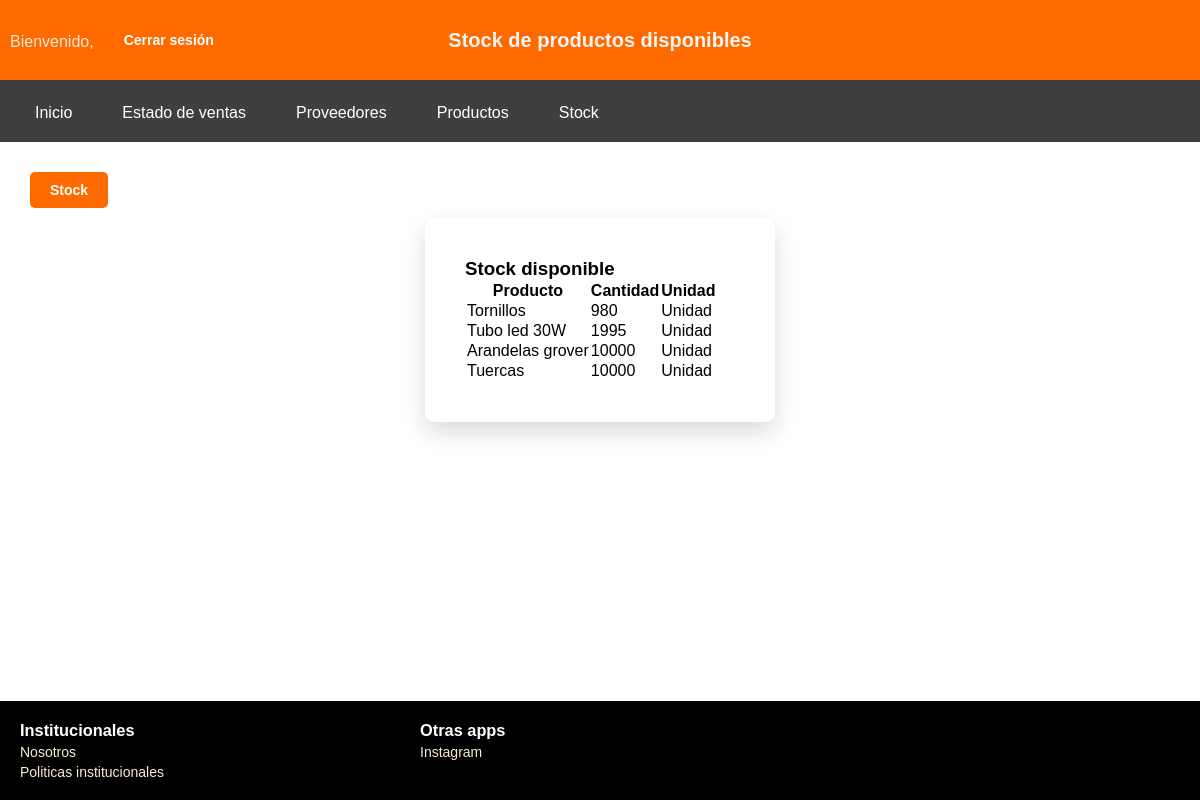
Page /proyecto/accounts/stock/ on the earlier database version.
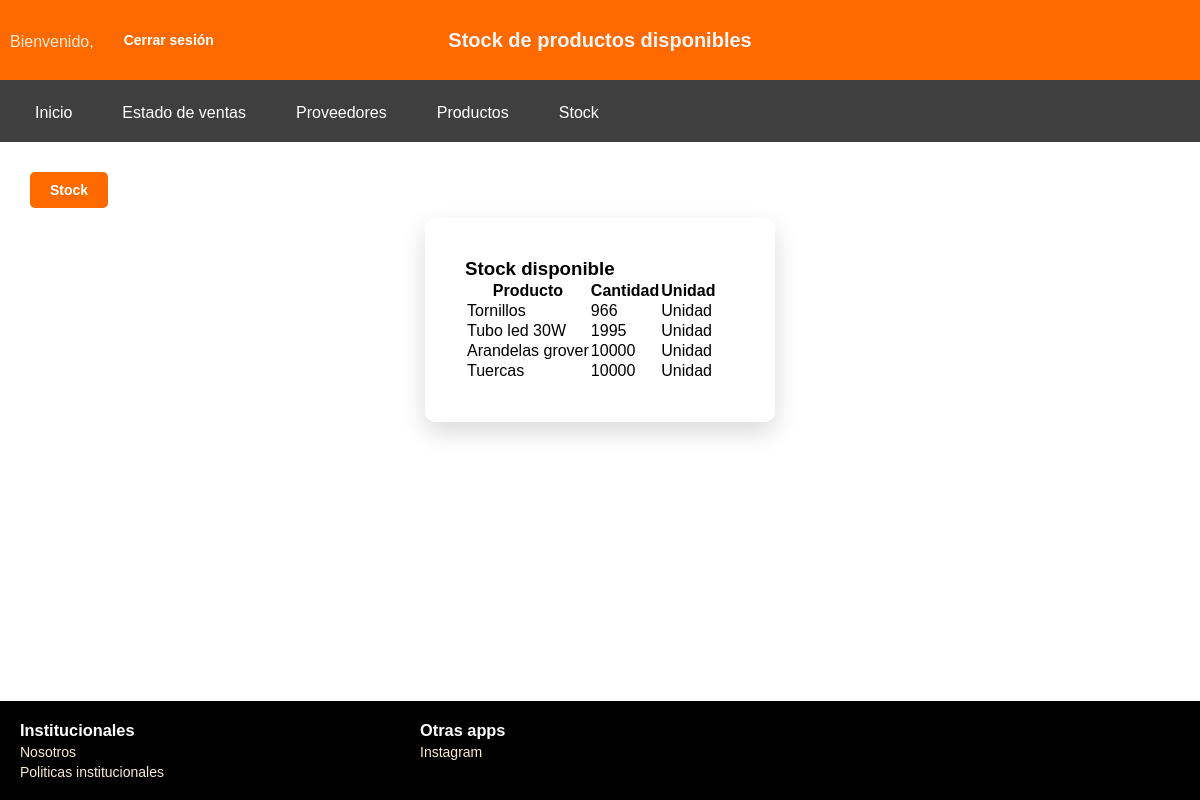
Same page on the later database version.
### accounts/models.py (models this page shows, shortened)
class Producto(models.Model):
    producto = models.CharField(max_length=100)
    cantidad = models.IntegerField()
    class Unidad(models.TextChoices):
        UNIDAD = "unidad", "Unidad"
        CAJA = "caja", "Caja"
        METRO = "metro", "Metro"
    unidad = models.CharField(max_length=20, choices=Unidad.choices)

### accounts/views.py (the view)
# urls.py: path('stock/',views.producto, name= "stock"),
def producto(request):
    mensaje_error = None
    if request.method == "POST":
        form = NuevoProductoFrom(request.POST)
        if form.is_valid():
            nombre = form.cleaned_data['producto']
            cantidad = form.cleaned_data['cantidad']
            unidad = form.cleaned_data['unidad']
            producto_obj, creado = Producto.objects.get_or_create(
                producto=nombre,
                defaults={'cantidad': cantidad}
            )
            if not creado:
                producto_obj.cantidad += cantidad
                producto_obj.save()
            return redirect('stock')
    else:
        form = NuevoProductoFrom()
    productos = Producto.objects.all()
    return render(request, "accounts/stock.html", {
        "form": form,
        "productos": productos,
        "error": mensaje_error
    })

### accounts/templates/accounts/stock.html (shortened to what this page needs)
{% load static %}
<!DOCTYPE html>
<html lang="es">
<head>
    <link rel="stylesheet" href="{% static 'accounts/styles_productos.css' %}">
</head>
<body>
    <header>
        <h2 class="title">Stock de productos disponibles</h2>
        <a class="user_register" href="{% url 'user_profile' %}">Bienvenido, {{request.user.username}} </a>
        <form method="POST" action="{% url 'logout' %}">
        <button class="btn-nuevo" type="submit">Cerrar sesión</button>
    </header>
        <nav>
        <ul class="menu">
            <li><a href="{% url 'general' %}">Inicio</a></li>
            <li class="dropdown">
                <a href="#">Estado de ventas</a>
            </li>
            <li class="dropdown">
            <a href="#">Proveedores</a>
            </li>
            <li><a href="{% url 'productos' %}"> Productos</a></li>
            <li><a href="{% url 'stock' %}"> Stock</a></li>
        </ul>
    </nav>
    <main>
    {% block content %}
        <button type="button" class="btn-nuevo" onclick="abrirModal()">Stock </button>
        <section>
            <h3>Stock disponible</h3>
            <table>
                <tr>
                    <th>Producto</th>
                    <th>Cantidad</th>
                    <th>Unidad</th>
                </tr>
                    {% for p in productos %}
                <tr>
                    <td>{{ p.producto }}</td>
                    <td>{{ p.cantidad }}</td>
                    <td>{{ p.unidad }}</td>
                </tr>
                {% endfor %}
            </table>
        </section>
    {% endblock %}
    </main>
    <footer>
        <div class="institucionales">
            <h3 class="titulo">Institucionales</h3>
                <a href="{% url 'nosotros' %}">Nosotros</a>
                <a href="{% url 'institucionales' %}">Politicas institucionales</a>
        </div>
        <div class="apps">
            <h3 class="titulo">Otras apps</h3>
                <a href="{% url 'instagram' %}">Instagram</a>
        </div>
    </footer>
</body>
</html>

Differences in the rows shown:
changed Producto "Tornillos": cantidad "980" → "966"
